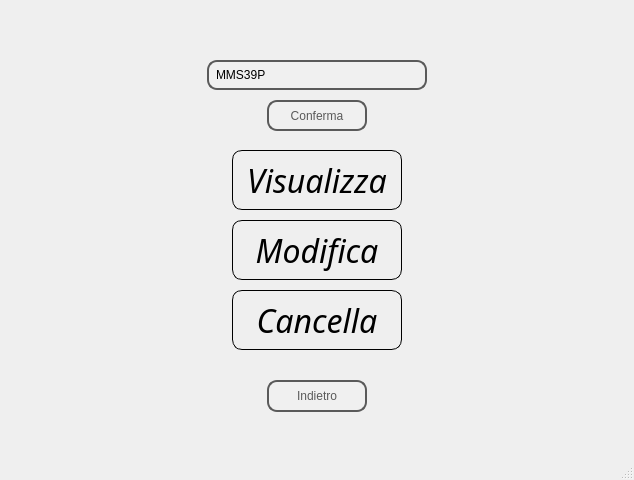
<?xml version="1.0" encoding="UTF-8"?>
<ui version="4.0">
 <class>gest_pren_cli</class>
 <widget class="QMainWindow" name="gest_pren_cli">
  <property name="geometry">
   <rect>
    <x>0</x>
    <y>0</y>
    <width>634</width>
    <height>480</height>
   </rect>
  </property>
  <property name="cursor">
   <cursorShape>PointingHandCursor</cursorShape>
  </property>
  <property name="windowTitle">
   <string>Ristorante Emilia</string>
  </property>
  <widget class="QWidget" name="centralwidget">
   <widget class="QLabel" name="label_2">
    <property name="geometry">
     <rect>
      <x>0</x>
      <y>0</y>
      <width>641</width>
      <height>431</height>
     </rect>
    </property>
    <property name="styleSheet">
     <string notr="true">background-image: url(Progetto/foto.jpg);
background-position: center;
background-repeat: no-repeat;</string>
    </property>
    <property name="text">
     <string/>
    </property>
   </widget>
   <widget class="QPushButton" name="but_modifica">
    <property name="enabled">
     <bool>false</bool>
    </property>
    <property name="geometry">
     <rect>
      <x>232</x>
      <y>220</y>
      <width>170</width>
      <height>60</height>
     </rect>
    </property>
    <property name="font">
     <font>
      <family>Apple Chancery</family>
      <pointsize>24</pointsize>
      <italic>true</italic>
     </font>
    </property>
    <property name="styleSheet">
     <string notr="true">QPushButton {
    border: 2px solid #5A5A5A;
    border-radius: 10px;
    padding: 5px;
    color: black;
    border: 1px solid black;  /* Bordo del pulsante */
}

QPushButton:hover {
    background-color: lightgray;  /* Cambia colore al passaggio del mouse */
}</string>
    </property>
    <property name="text">
     <string>Modifica</string>
    </property>
   </widget>
   <widget class="QPushButton" name="indietro">
    <property name="geometry">
     <rect>
      <x>267</x>
      <y>380</y>
      <width>100</width>
      <height>32</height>
     </rect>
    </property>
    <property name="styleSheet">
     <string notr="true">QPushButton {
        border: 2px solid #5A5A5A;
        border-radius: 10px;
        padding: 5px;
        background-color: #F0F0F0;
        color: #5A5A5A;
    }
    QPushButton:hover {
        background-color: #D3D3D3;
    }
    QPushButton:pressed {
        background-color: #A9A9A9;
    }</string>
    </property>
    <property name="text">
     <string>Indietro</string>
    </property>
   </widget>
   <widget class="QPushButton" name="but_conferma">
    <property name="geometry">
     <rect>
      <x>267</x>
      <y>100</y>
      <width>100</width>
      <height>31</height>
     </rect>
    </property>
    <property name="styleSheet">
     <string notr="true">QPushButton {
        border: 2px solid #5A5A5A;
        border-radius: 10px;
        padding: 5px;
        background-color: #F0F0F0;
        color: #5A5A5A;
    }
    QPushButton:hover {
        background-color: #D3D3D3;
    }
    QPushButton:pressed {
        background-color: #A9A9A9;
    }</string>
    </property>
    <property name="text">
     <string>Conferma</string>
    </property>
   </widget>
   <widget class="QPushButton" name="but_cancella">
    <property name="enabled">
     <bool>false</bool>
    </property>
    <property name="geometry">
     <rect>
      <x>232</x>
      <y>290</y>
      <width>170</width>
      <height>60</height>
     </rect>
    </property>
    <property name="font">
     <font>
      <family>Apple Chancery</family>
      <pointsize>24</pointsize>
      <italic>true</italic>
     </font>
    </property>
    <property name="styleSheet">
     <string notr="true">QPushButton {
    border: 2px solid #5A5A5A;
    border-radius: 10px;
    padding: 5px;
    color: black;
    border: 1px solid black;  /* Bordo del pulsante */
}

QPushButton:hover {
    background-color: lightgray;  /* Cambia colore al passaggio del mouse */
}</string>
    </property>
    <property name="text">
     <string>Cancella</string>
    </property>
   </widget>
   <widget class="QLineEdit" name="lineEdit">
    <property name="geometry">
     <rect>
      <x>207</x>
      <y>60</y>
      <width>220</width>
      <height>30</height>
     </rect>
    </property>
    <property name="styleSheet">
     <string notr="true">QLineEdit {
	color: rgb(0, 0, 0);
                border: 2px solid #5A5A5A;           /* Colore del bordo */
                border-radius: 10px;                  /* Arrotondamento degli angoli */
                padding: 5px;                         /* Padding interno */
                background-color: #F0F0F0;            /* Colore di sfondo */
            }</string>
    </property>
    <property name="text">
     <string>MMS39P</string>
    </property>
    <property name="placeholderText">
     <string>Inserisci codice prenotazione</string>
    </property>
   </widget>
   <widget class="QPushButton" name="but_visualizza">
    <property name="enabled">
     <bool>false</bool>
    </property>
    <property name="geometry">
     <rect>
      <x>232</x>
      <y>150</y>
      <width>170</width>
      <height>60</height>
     </rect>
    </property>
    <property name="font">
     <font>
      <family>Apple Chancery</family>
      <pointsize>24</pointsize>
      <italic>true</italic>
     </font>
    </property>
    <property name="styleSheet">
     <string notr="true">QPushButton {
    border: 2px solid #5A5A5A;
    border-radius: 10px;
    padding: 5px;
    color: black;
    border: 1px solid black;  /* Bordo del pulsante */
}

QPushButton:hover {
    background-color: lightgray;  /* Cambia colore al passaggio del mouse */
}</string>
    </property>
    <property name="text">
     <string>Visualizza</string>
    </property>
   </widget>
  </widget>
  <widget class="QMenuBar" name="menubar">
   <property name="geometry">
    <rect>
     <x>0</x>
     <y>0</y>
     <width>634</width>
     <height>24</height>
    </rect>
   </property>
  </widget>
  <widget class="QStatusBar" name="statusbar"/>
 </widget>
 <resources/>
 <connections/>
</ui>
